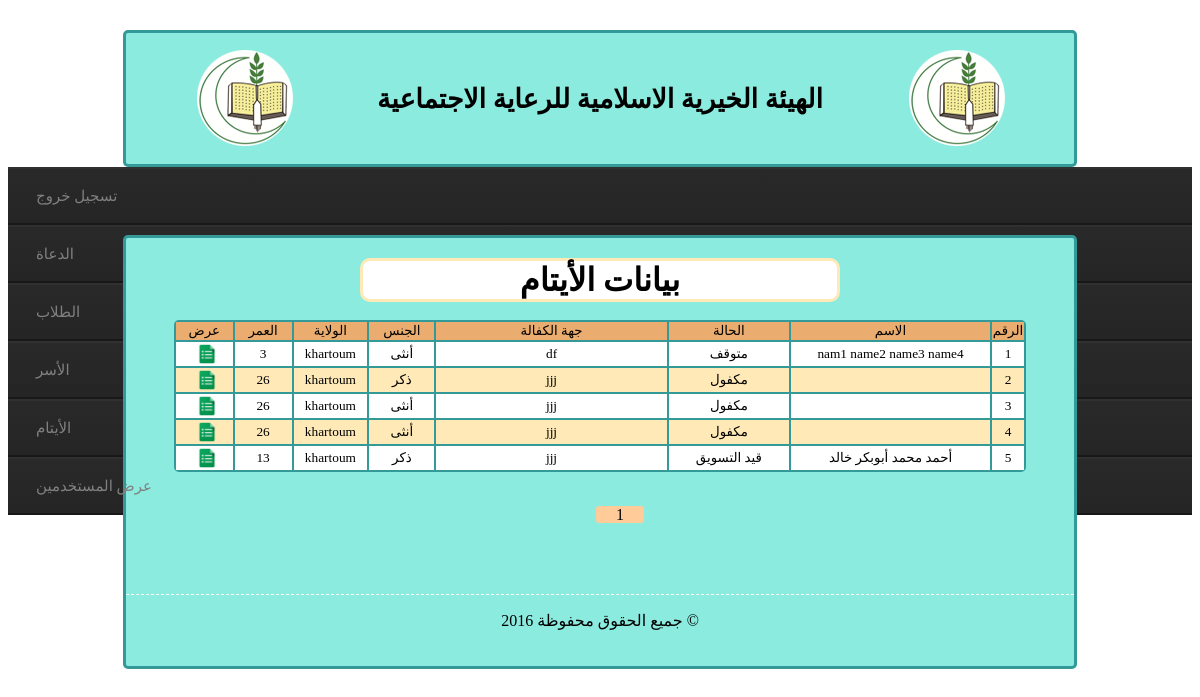
The page /admin/orphan/showOrphans.php on the database as committed earlier.
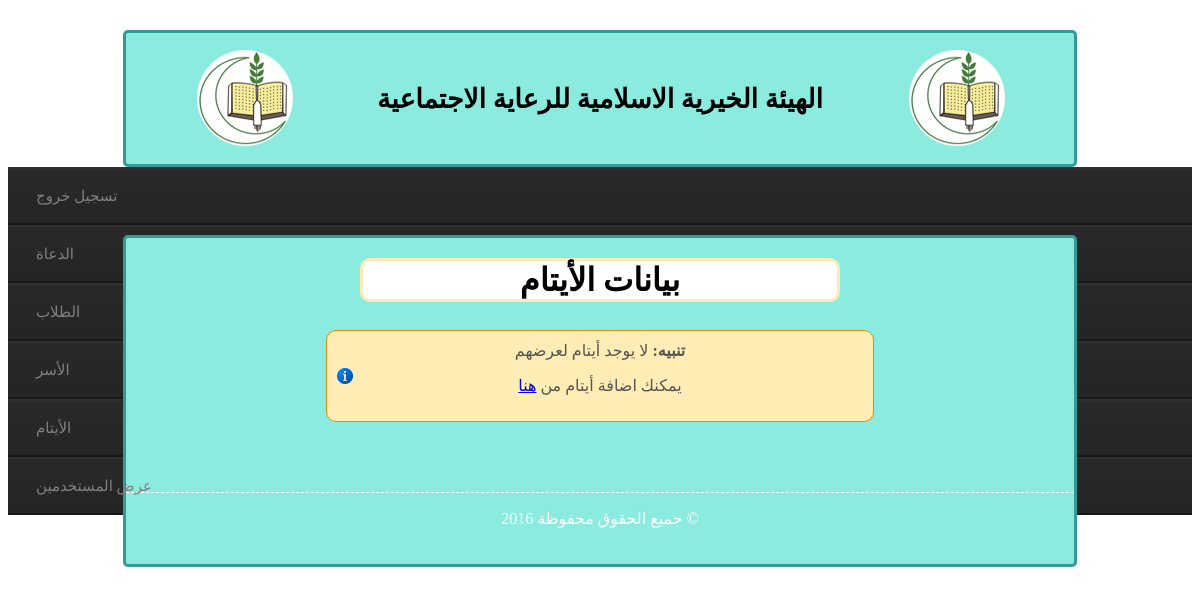
The same page on the database as committed later.
### tables this page shows
CREATE TABLE IF NOT EXISTS `orphan` (
  `id` int(11) NOT NULL AUTO_INCREMENT,
  `state` varchar(50) NOT NULL,
  `warranty_organization` int(11) NOT NULL,
  `saving` int(11) NOT NULL,
  `last_sponsorship_date` date NOT NULL,
  `first_name` varchar(50) NOT NULL,
  `meddle_name` varchar(50) NOT NULL,
  `last_name` varchar(50) NOT NULL,
  `last_4th_name` varchar(50) NOT NULL,
  `birth_date` date NOT NULL,
  `sex` varchar(6) NOT NULL,
  `mother_first_name` varchar(50) NOT NULL,
  `mother_middle_name` varchar(50) NOT NULL,
  `mother_last_name` varchar(50) NOT NULL,
  `mother_4th_name` varchar(50) NOT NULL,
  `mother_Birth_date` date NOT NULL,
  `mother_state` varchar(100) NOT NULL,
  `father_dead_date` date NOT NULL,
  `father_dead_cause` varchar(100) NOT NULL,
  `father_work` varchar(100) NOT NULL,
  `residence_state` int(11) NOT NULL,
  `city` varchar(100) NOT NULL,
  `District` varchar(100) NOT NULL,
  `section` int(10) NOT NULL,
  `house_no` int(50) NOT NULL,
  `phone1` varchar(50) NOT NULL,
  `phone2` varchar(50) NOT NULL,
  `studing_state` varchar(50) NOT NULL,
  `nonstuding_cause` varchar(50) NOT NULL,
  `school_name` varchar(50) NOT NULL,
  `level` varchar(100) NOT NULL,
  `year` varchar(100) NOT NULL,
  `quran_parts` int(10) NOT NULL,
  `health_state` varchar(50) NOT NULL,
  `ill_cause` varchar(50) NOT NULL,
  `data_entery_name` varchar(50) NOT NULL,
  `data_entery_date` date NOT NULL,
  UNIQUE KEY `id` (`id`),
  KEY `warranty_organization` (`warranty_organization`),
  KEY `residence_state` (`residence_state`)
);

CREATE TABLE IF NOT EXISTS `state` (
  `id` int(11) NOT NULL AUTO_INCREMENT,
  `name` varchar(100) NOT NULL,
  KEY `id` (`id`),
  KEY `id_2` (`id`)
);

CREATE TABLE IF NOT EXISTS `sponsor` (
  `id` int(11) NOT NULL AUTO_INCREMENT,
  `name` varchar(100) NOT NULL,
  `numberOFSponsored` int(11) NOT NULL,
  PRIMARY KEY (`id`),
  KEY `id` (`id`)
);

### utils/orphanAPI.php (called while the page is built, shortened)
<?php
function fp_orphan_get($extra = ''){
	$query = sprintf("SELECT * FROM `orphan` %s",$extra);
	$qresult = @mysql_query($query);
	$rcount = mysql_num_rows($qresult);
	if($rcount == 0 )  return 0 ;
	$orphans = array();
	for($i = 0 ; $i < $rcount ; $i++)
		$orphans[@count($orphans)] = @mysql_fetch_object($qresult);
	return $orphans ;
	}
function fp_orphan_get_num_rows(){
	$query = sprintf("SELECT * FROM `orphan`");
	$qresult = @mysql_query($query);
        return mysql_num_rows($qresult);
}
?>

### utils/stateAPI.php (called while the page is built, shortened)
<?php
function fp_states_get($extra = ''){
	$query = sprintf("SELECT * FROM `state` %s",$extra);
	$qresult = @mysql_query($query);
	$rcount = mysql_num_rows($qresult);
	$states = array();
	for($i = 0 ; $i < $rcount ; $i++)
		$states[@count($states)] = @mysql_fetch_object($qresult);
	return $states ;
	}
function fp_states_get_by_id($id){
	$oid = (int)$id;
	$states = fp_states_get("WHERE `id` = ".$oid);
	$state = $states[0];
	return $state ;
	}
?>

### utils/sponsorAPI.php (called while the page is built, shortened)
<?php
function fp_sponsor_get($extra = ''){
	$query = sprintf("SELECT * FROM `sponsor` %s",$extra);
	$qresult = @mysql_query($query);
	$rcount = mysql_num_rows($qresult);
	$sponsors = array();
	for($i = 0 ; $i < $rcount ; $i++)
		$sponsors[@count($sponsors)] = @mysql_fetch_object($qresult);
	return $sponsors ;
	}
function fp_sponsor_get_by_id($id){
	$oid = (int)$id;
	$sponsors = fp_sponsor_get("WHERE `id` = ".$oid);
	$sponsor = $sponsors[0];
	return $sponsor ;
	}
?>

### admin/orphan/showOrphans.php (the view, shortened to what this page needs)
<?php
	include('../../utils/orphanAPI.php');
        include('../../utils/error_handler.php');
        $start=0;
    $limit=20;
    $total_results = fp_orphan_get_num_rows();
        $total=ceil($total_results/$limit);
    if(!isset($_GET['page']) || $_GET['page'] == '' || (int)$_GET['page'] == 0 || $_GET['page']>$total)
    {
    $page=1;
    }
    else{
    $page=$_GET['page'];
    $start=($page-1)*$limit;
    }
        $orphans = fp_orphan_get("LIMIT $start, $limit");
?>
<!DOCTYPE html PUBLIC "-//W3C//DTD XHTML 1.0 Transitional//EN" "http://www.w3.org/TR/xhtml1/DTD/xhtml1-transitional.dtd">
<html xmlns="http://www.w3.org/1999/xhtml">
<head>
<link href="../../style/pageStyle.css" rel="stylesheet" type="text/css" />
</head>
<body>
<div id="title">
<table width="90%" border="0" align="center">
  <tr>
    <td><img src="../../images/logo.png" /></td>
    <td><h1>الهيئة الخيرية الاسلامية للرعاية الاجتماعية</h1></td>
    <td><img src="../../images/logo.png" /></td>
  </tr>
</table>
</div>
<div class="menu">
	<ul>
      <li><a href="cars.html">تسجيل خروج</a>
      <li><a href="customers.html">الدعاة</a>
      <li><a href="employees.html">الطلاب</a>
      <li><a href="reports.html">الأسر</a>
      <li><a href="main.html">الأيتام</a>
      <li><a href="main.html">عرض المستخدمين</a>
   </ul>
</div>
<div class="main">
<h1 align="center" class="adress"> بيانات الأيتام </h1>
<br />
 <?php
        if($orphans == -1 ) {
            echo '
                <div style="text-align:center;color:#fff;">
                <div class="alert-box error"><span>خطأ: </span>هناك مشكلة في الاتصال بقاعدة البيانات    </div>
                 </div>
                <div id="footer">
                <p>جميع الحقوق محفوظة 2016 &copy;</p>
               </div>';
            die() ;
        }
        else
        if($orphans == 0 ) {
            echo '
                <div style="text-align:center;color:#fff;">
                <div class="alert-box notice"><span>تنبيه: </span>لا يوجد أيتام لعرضهم
                <p>يمكنك اضافة أيتام من <a href="addOrphan.php">هنا</a></p>
                </div>
                <div id="footer">
                <p>جميع الحقوق محفوظة 2016 &copy;</p>
               </div>';
            die() ;
        }
	$ocount = @count($orphans);
?>
<table width="90%" border="0" align="center" class="table">
    <tr class="table_header" align="center">
    <td width="7%">عرض</td>
    <td width="7%">العمر</td>
    <td width="9%">الولاية </td>
    <td width="8%">الجنس </td>
    <td width="29%">جهة الكفالة</td>
    <td width="15%">الحالة</td>
    <td width="28%">الاسم </td>
    <td  width="4%">الرقم</td>
  </tr>
  <?php
  	include('../../utils/stateAPI.php');
	include('../../utils/sponsorAPI.php');
function ageCalculator($dob){
        if(!empty($dob)){
        $birthdate = new DateTime($dob);
        $today   = new DateTime('today');
        $age = $birthdate->diff($today)->y;
        return $age;
    }
	else
        return 0;
}
  	for($i = 0 ; $i < $ocount ; $i++){
		$orphan = $orphans[$i];
  ?>
    <tr align="center" class="table_data<?php echo $i%2?>">
    <td  onclick="window.location.href='orphanInfo.php?id='+<?php echo $orphan->phone1?>"><img alt="عرض" align="middle" width="22px"  src="../../images/style images/show_icon.png" style="padding-left:5px" /></td>
    <td width="7%"><?php echo ageCalculator($orphan->birth_date);?></td>
 	<td width="9%"><?php echo fp_states_get_by_id($orphan->residence_state)->name;?></td>
    <td width="8%"><?php if($orphan->sex==1)echo "ذكر"; else echo "أنثى" ; ?> </td>
    <td width="29%"><?php echo fp_sponsor_get_by_id($orphan->warranty_organization)->name;?></td>
    <td width="15%"><?php fp_one_status_get_by_id($orphan->state)?></td>
    <td width="28%"> <?php echo $orphan->first_name." ".$orphan->meddle_name." ".$orphan->last_name." ".$orphan->last_4th_name?></td>
    <td width="4%"><?php echo $orphan->id?></td>
  </tr>
  <?php }
  fp_db_close();?>
  </table>
<br />
<div class="pagination">
    <ul class='page'>
  <?php
        for($i=1;$i<=$total;$i++)
        {
            if($i==$page) { echo "<li class='current'>".$i."</li>"; }
            else { echo "<li><a href='?page=".$i."'>".$i."</a></li>"; }
        }
?>
</ul>
</div>
<div id="footer">
  <p>جميع الحقوق محفوظة 2016 &copy;</p>
</div>
</div>
</body>
</html>

### utils/error_handler.php (shortened to what this page needs)
<?php
 function fp_one_status_get_by_id($id){
           switch($id){
                case 1 :
                    echo 'مكفول';
                    break;
                case 2 :
                    echo 'قيد التسويق';
                    break;
                case 3 :
                    echo 'متوقف';
                    break;
            }
 }
?>

### style/pageStyle.css (style rules this page uses)
* { font-family:Droid Arabic Kufi; }
* td { font-size: 10pt; }
.alert-box { direction: rtl; color:#555; border-radius:10px; padding:10px 36px; margin: 0 auto; margin-top: 10px; width: 50%; }
.alert-box span { font-weight:bold; text-transform:uppercase; }
.notice { border:1px solid #E88B00; background:#ffedb5 url('../images/style images/notice.png') no-repeat 10px 50%; }
.main { width:80%; margin:0 auto ; border:#399 solid 3px ; border-radius:5px; margin-top:10px; padding:20px 0 20px 0 ; background:#8BEBDF; }
#title { padding:10px 0 10px 0 ; width:80%; margin:0 auto ; border:#399 solid 3px ; border-radius:5px; margin-top:30px; background:#8BEBDF; text-align:center; }
.adress { background: #Fff; margin: 0 auto; width: 50%; border: solid #FFEAB7 3px ; border-radius: 10px; }
#title h1 { color: #000; }
#footer { margin-top:70px; text-align:center; border-top:dashed 1px #fff ; }
.menu, .menu ul { list-style: none; padding: 0; margin: 0; }
.menu { height: 58px; }
.menu li { background: -moz-linear-gradient(#292929, #252525); background: -ms-linear-gradient(#292929, #252525); background: -webkit-gradient(linear, left top, left bottom, color-stop(0%, #292929), color-stop(100%, #252525)); background: -webkit-linear-gradient(#292929, #252525); background: -o-linear-gradient(#292929, #252525); filter: progid:DXImageTransform.Microsoft.gradient(startColorstr='#292929', endColorstr='#252525'); -ms-filter: "progid:DXImageTransform.Microsoft.gradient(startColorstr='#292929', endColorstr='#252525')"; background: linear-gradient(#292929, #252525); border-bottom: 2px solid #181818; border-top: 2px solid #303030; min-width: 200px; }
.menu a { border-left: 3px solid rgba(0, 0, 0, 0); color: #808080; display: block; font-size: 15px; line-height: 54px; padding: 0 25px; text-decoration: none; text-transform: uppercase; }
.table { color:#000; border:solid #Fff 1px; border-radius:5px; }
.table { border: 0px; background: #399; }
.table_header { background: #ebad6f; border:solid 2px #C00; border-radius: 5px; }
.table_data0 { transition: background-color .2s; background: #Fff; border:solid 2px chocolate; border-radius: 5px; }
.table_data1 { background: #FFEAB7; border:solid 2px chocolate; border-radius: 5px; }
.pagination { text-align: center; margin: 10px }
.pagination ul { list-style-type:none; }
.pagination ul li { display:inline; padding: 0 20px 0 20px; }
.current { background: #FFCC99; -webkit-border-radius: 3px; -moz-border-radius: 3px; border-radius: 3px; }

Rows that differ between the two databases and show on the page:
removed orphan: birth_date "3", residence_state.name "khartoum", sex "أنثى", warranty_organization.name "df", state "متوقف", first_name "nam1", meddle_name "name2", last_name "name3", last_4th_name "name4", id "1"
removed orphan: birth_date "26", residence_state.name "khartoum", sex "ذكر", warranty_organization.name "jjj", state "مكفول", id "2"
removed orphan: birth_date "26", residence_state.name "khartoum", sex "أنثى", warranty_organization.name "jjj", state "مكفول", id "3"
removed orphan: birth_date "26", residence_state.name "khartoum", sex "أنثى", warranty_organization.name "jjj", state "مكفول", id "4"
removed orphan: birth_date "13", residence_state.name "khartoum", sex "ذكر", warranty_organization.name "jjj", state "قيد التسويق", first_name "أحمد", meddle_name "محمد", last_name "أبوبكر", last_4th_name "خالد", id "5"
Other text that changed with them:
text no longer shown: "عرض العمر الولاية الجنس جهة الكفالة الحالة الاسم الرقم"
text now shown: "تنبيه: لا يوجد أيتام لعرضهم يمكنك اضافة أيتام من هنا"
list line gone: "1"
